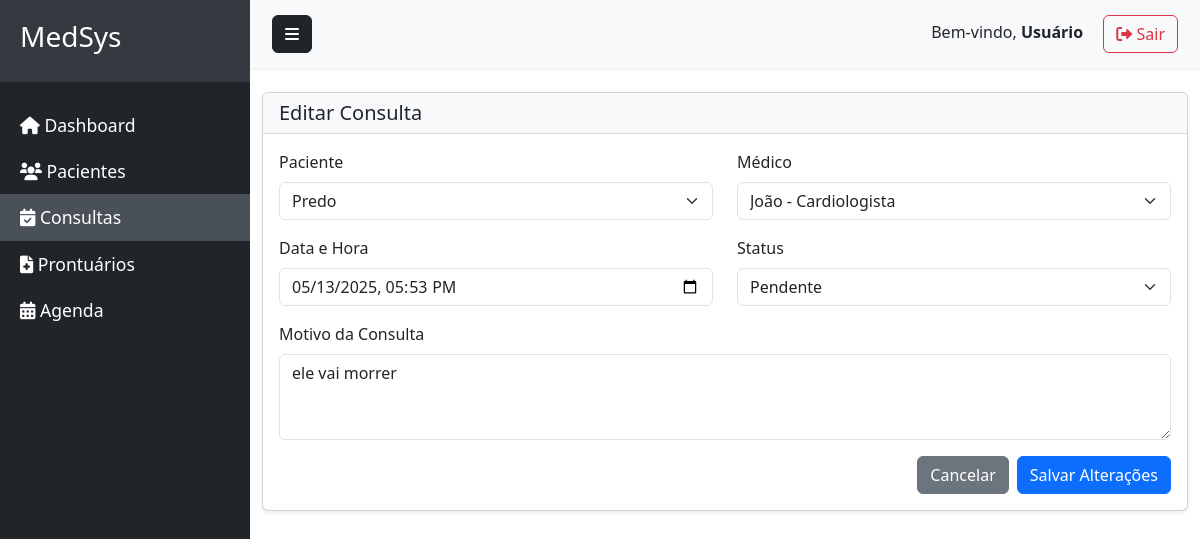
Screenshot of /consultas/1/editar/ with the database file from the repository.
### clinica/models.py (models this page shows, shortened)
class Consulta(models.Model):
    STATUS_CHOICES = [
        ('PENDENTE', 'Pendente'),
        ('CONFIRMADA', 'Confirmada'),
        ('CANCELADA', 'Cancelada'),
        ('ESPERA', 'Em Espera'),
    ]
    paciente = models.ForeignKey(Paciente, on_delete=models.CASCADE)
    medico = models.ForeignKey(Medico, on_delete=models.SET_NULL, null=True)
    data = models.DateTimeField()
    motivo = models.TextField()
    concluida = models.BooleanField(default=False)
    status = models.CharField(max_length=10, choices=STATUS_CHOICES, default='PENDENTE')  # novo campo

class Paciente(models.Model):
    nome = models.CharField(max_length=100)
    data_nascimento = models.DateField()
    cpf = models.CharField(max_length=14, unique=True)
    telefone = models.CharField(max_length=20)
    endereco = models.TextField()

class Medico(models.Model):
    nome = models.CharField(max_length=100)
    crm = models.CharField(max_length=20, unique=True)
    especialidade = models.ForeignKey(Especialidade, on_delete=models.SET_NULL, null=True)

### prontuario/views.py (the view, shortened to what this page needs)
# urls.py: path('consultas/<int:consulta_id>/editar/', views.editar_consulta, name='editar_consulta'),
def editar_consulta(request, consulta_id):
    consulta = get_object_or_404(Consulta, id=consulta_id)
    pacientes = Paciente.objects.all()
    medicos = Medico.objects.select_related('especialidade').all()
    return render(request, 'editar_consulta.html', {
        'consulta': consulta,
        'pacientes': pacientes,
        'medicos': medicos
    })

### templates/editar_consulta.html (shortened to what this page needs)
{% extends 'base.html' %}
{% block content %}
<div class="row mt-4">
    <div class="col-12">
        <div class="card">
            <div class="card-header">
                <h5 class="mb-0">Editar Consulta</h5>
            </div>
            <div class="card-body">
                <form method="POST">
                    <div class="row">
                        <div class="col-md-6 mb-3">
                            <label for="paciente" class="form-label">Paciente</label>
                            <select class="form-select" id="paciente" name="paciente" required>
                                {% for paciente in pacientes %}
                                <option value="{{ paciente.id }}" {% if paciente.id == consulta.paciente.id %}selected{% endif %}>
                                    {{ paciente.nome }}
                                </option>
                                {% endfor %}
                            </select>
                        </div>
                        <div class="col-md-6 mb-3">
                            <label for="medico" class="form-label">Médico</label>
                            <select class="form-select" id="medico" name="medico" required>
                                {% for medico in medicos %}
                                <option value="{{ medico.id }}" {% if medico.id == consulta.medico.id %}selected{% endif %}>
                                    {{ medico.nome }} - {{ medico.especialidade.nome }}
                                </option>
                                {% endfor %}
                            </select>
                        </div>
                    </div>
                    <div class="row">
                        <div class="col-md-6 mb-3">
                            <label for="data" class="form-label">Data e Hora</label>
                            <input type="datetime-local" class="form-control" id="data" name="data"
                                   value="{{ consulta.data|date:'Y-m-d\TH:i' }}" required>
                        </div>
                        <div class="col-md-6 mb-3">
                            <label for="status" class="form-label">Status</label>
                            <select class="form-select" id="status" name="status" required>
                                <option value="PENDENTE" {% if consulta.status == 'PENDENTE' %}selected{% endif %}>Pendente</option>
                            </select>
                        </div>
                    </div>
                    <div class="row">
                        <div class="col-12 mb-3">
                            <label for="motivo" class="form-label">Motivo da Consulta</label>
                            <textarea class="form-control" id="motivo" name="motivo" rows="3" required>{{ consulta.motivo }}</textarea>
                        </div>
                    </div>
                    <div class="d-flex justify-content-end">
                        <a href="{% url 'consultas' %}" class="btn btn-secondary me-2">Cancelar</a>
                        <button type="submit" class="btn btn-primary">Salvar Alterações</button>
                    </div>
                </form>
            </div>
        </div>
    </div>
</div>
{% endblock %}

### static/style.css (style rules this page uses)
.card { margin-bottom: 20px; box-shadow: 0 0.125rem 0.25rem rgba(0, 0, 0, 0.075); }
.card-header { background-color: #f8f9fa; border-bottom: 1px solid rgba(0, 0, 0, 0.125); }

### rows the page displays
Consulta: paciente "Predo", medico "João - Cardiologista", data "05/13/2025 17:53", status "Pendente", motivo "ele vai morrer"
